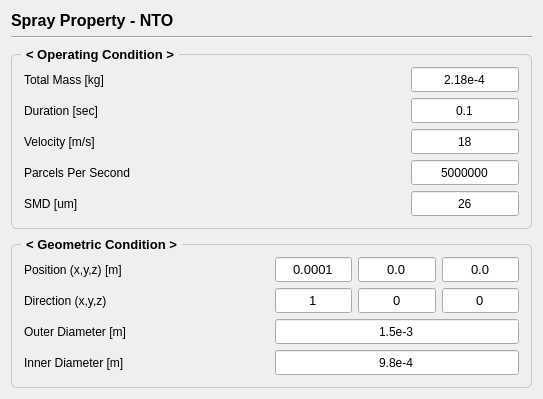
         <widget class="QWidget" name="page_nto">
          <layout class="QVBoxLayout" name="verticalLayout_4">
           <item>
            <widget class="QLabel" name="sprayMMH_2">
             <property name="font">
              <font>
               <pointsize>12</pointsize>
               <bold>true</bold>
              </font>
             </property>
             <property name="text">
              <string>Spray Property - NTO</string>
             </property>
            </widget>
           </item>
           <item>
            <widget class="Line" name="line_3">
             <property name="orientation">
              <enum>Qt::Orientation::Horizontal</enum>
             </property>
            </widget>
           </item>
           <item>
            <widget class="QGroupBox" name="groupBox_7">
             <property name="font">
              <font>
               <pointsize>10</pointsize>
               <bold>true</bold>
              </font>
             </property>
             <property name="styleSheet">
              <string notr="true">QGroupBox {
    border: 1px solid;
    border-radius: 6;
    margin-top: 9;
    border-color : #c8c8c8;
	padding: 3;   
}
QGroupBox::title {
    subcontrol-origin: margin;
    subcontrol-position: top left;
    left: 10;
    padding: 2 3;
}</string>
             </property>
             <property name="title">
              <string>&lt; Operating Condition &gt;</string>
             </property>
             <layout class="QGridLayout" name="gridLayout_4" columnstretch="1,0">
              <item row="4" column="0">
               <widget class="QLabel" name="label_14">
                <property name="font">
                 <font>
                  <pointsize>9</pointsize>
                  <bold>false</bold>
                 </font>
                </property>
                <property name="text">
                 <string>Parcels Per Second</string>
                </property>
               </widget>
              </item>
              <item row="0" column="0">
               <widget class="QLabel" name="label_7">
                <property name="font">
                 <font>
                  <pointsize>9</pointsize>
                  <bold>false</bold>
                 </font>
                </property>
                <property name="text">
                 <string>Total Mass [kg]</string>
                </property>
               </widget>
              </item>
              <item row="6" column="0">
               <widget class="QLabel" name="label_20">
                <property name="font">
                 <font>
                  <pointsize>9</pointsize>
                  <bold>false</bold>
                 </font>
                </property>
                <property name="text">
                 <string>SMD [um]</string>
                </property>
               </widget>
              </item>
              <item row="4" column="1">
               <widget class="QLineEdit" name="edit_spray_nto_4">
                <property name="minimumSize">
                 <size>
                  <width>0</width>
                  <height>25</height>
                 </size>
                </property>
                <property name="font">
                 <font>
                  <pointsize>9</pointsize>
                  <bold>false</bold>
                 </font>
                </property>
                <property name="text">
                 <string>5000000</string>
                </property>
                <property name="alignment">
                 <set>Qt::AlignmentFlag::AlignCenter</set>
                </property>
               </widget>
              </item>
              <item row="6" column="1">
               <widget class="QLineEdit" name="edit_spray_nto_5">
                <property name="minimumSize">
                 <size>
                  <width>0</width>
                  <height>25</height>
                 </size>
                </property>
                <property name="font">
                 <font>
                  <pointsize>9</pointsize>
                  <bold>false</bold>
                 </font>
                </property>
                <property name="text">
                 <string>26</string>
                </property>
                <property name="alignment">
                 <set>Qt::AlignmentFlag::AlignCenter</set>
                </property>
               </widget>
              </item>
              <item row="2" column="0">
               <widget class="QLabel" name="label_16">
                <property name="font">
                 <font>
                  <pointsize>9</pointsize>
                  <bold>false</bold>
                 </font>
                </property>
                <property name="text">
                 <string>Duration [sec]</string>
                </property>
               </widget>
              </item>
              <item row="3" column="1">
               <widget class="QLineEdit" name="edit_spray_nto_3">
                <property name="minimumSize">
                 <size>
                  <width>0</width>
                  <height>25</height>
                 </size>
                </property>
                <property name="font">
                 <font>
                  <pointsize>9</pointsize>
                  <bold>false</bold>
                 </font>
                </property>
                <property name="text">
                 <string>18</string>
                </property>
                <property name="alignment">
                 <set>Qt::AlignmentFlag::AlignCenter</set>
                </property>
               </widget>
              </item>
              <item row="2" column="1">
               <widget class="QLineEdit" name="edit_spray_nto_2">
                <property name="minimumSize">
                 <size>
                  <width>0</width>
                  <height>25</height>
                 </size>
                </property>
                <property name="font">
                 <font>
                  <pointsize>9</pointsize>
                  <bold>false</bold>
                 </font>
                </property>
                <property name="text">
                 <string>0.1</string>
                </property>
                <property name="alignment">
                 <set>Qt::AlignmentFlag::AlignCenter</set>
                </property>
               </widget>
              </item>
              <item row="0" column="1">
               <widget class="QLineEdit" name="edit_spray_nto_1">
                <property name="minimumSize">
                 <size>
                  <width>0</width>
                  <height>25</height>
                 </size>
                </property>
                <property name="font">
                 <font>
                  <pointsize>9</pointsize>
                  <bold>false</bold>
                 </font>
                </property>
                <property name="text">
                 <string>2.18e-4</string>
                </property>
                <property name="alignment">
                 <set>Qt::AlignmentFlag::AlignCenter</set>
                </property>
               </widget>
              </item>
              <item row="3" column="0">
               <widget class="QLabel" name="label_15">
                <property name="font">
                 <font>
                  <pointsize>9</pointsize>
                  <bold>false</bold>
                 </font>
                </property>
                <property name="text">
                 <string>Velocity [m/s]</string>
                </property>
               </widget>
              </item>
             </layout>
            </widget>
           </item>
           <item>
            <widget class="QGroupBox" name="groupBox_6">
             <property name="font">
              <font>
               <pointsize>10</pointsize>
               <bold>true</bold>
              </font>
             </property>
             <property name="styleSheet">
              <string notr="true">QGroupBox {
    border: 1px solid;
    border-radius: 6;
    margin-top: 9;
    border-color : #c8c8c8;
	padding: 3;   
}
QGroupBox::title {
    subcontrol-origin: margin;
    subcontrol-position: top left;
    left: 10;
    padding: 2 3;
}</string>
             </property>
             <property name="title">
              <string>&lt; Geometric Condition &gt;</string>
             </property>
             <layout class="QGridLayout" name="gridLayout_7" columnstretch="1,1">
              <item row="0" column="1">
               <layout class="QHBoxLayout" name="horizontalLayout_6">
                <item>
                 <widget class="QLineEdit" name="edit_spray_nto_6">
                  <property name="minimumSize">
                   <size>
                    <width>0</width>
                    <height>25</height>
                   </size>
                  </property>
                  <property name="font">
                   <font>
                    <pointsize>10</pointsize>
                   </font>
                  </property>
                  <property name="text">
                   <string>0.0001</string>
                  </property>
                  <property name="alignment">
                   <set>Qt::AlignmentFlag::AlignCenter</set>
                  </property>
                 </widget>
                </item>
                <item>
                 <widget class="QLineEdit" name="edit_spray_nto_7">
                  <property name="minimumSize">
                   <size>
                    <width>0</width>
                    <height>25</height>
                   </size>
                  </property>
                  <property name="font">
                   <font>
                    <pointsize>10</pointsize>
                   </font>
                  </property>
                  <property name="text">
                   <string>0.0</string>
                  </property>
                  <property name="alignment">
                   <set>Qt::AlignmentFlag::AlignCenter</set>
                  </property>
                 </widget>
                </item>
                <item>
                 <widget class="QLineEdit" name="edit_spray_nto_8">
                  <property name="minimumSize">
                   <size>
                    <width>0</width>
                    <height>25</height>
                   </size>
                  </property>
                  <property name="font">
                   <font>
                    <pointsize>10</pointsize>
                   </font>
                  </property>
                  <property name="text">
                   <string>0.0</string>
                  </property>
                  <property name="alignment">
                   <set>Qt::AlignmentFlag::AlignCenter</set>
                  </property>
                 </widget>
                </item>
               </layout>
              </item>
              <item row="0" column="0">
               <widget class="QLabel" name="label_26">
                <property name="font">
                 <font>
                  <pointsize>9</pointsize>
                  <bold>false</bold>
                 </font>
                </property>
                <property name="text">
                 <string>Position (x,y,z) [m]</string>
                </property>
               </widget>
              </item>
              <item row="4" column="0">
               <widget class="QLabel" name="label_28">
                <property name="font">
                 <font>
                  <pointsize>9</pointsize>
                  <bold>false</bold>
                 </font>
                </property>
                <property name="text">
                 <string>Inner Diameter [m]</string>
                </property>
               </widget>
              </item>
              <item row="2" column="0">
               <widget class="QLabel" name="label_25">
                <property name="font">
                 <font>
                  <pointsize>9</pointsize>
                  <bold>false</bold>
                 </font>
                </property>
                <property name="text">
                 <string>Direction (x,y,z)</string>
                </property>
               </widget>
              </item>
              <item row="4" column="1">
               <widget class="QLineEdit" name="edit_spray_nto_13">
                <property name="minimumSize">
                 <size>
                  <width>0</width>
                  <height>25</height>
                 </size>
                </property>
                <property name="font">
                 <font>
                  <pointsize>9</pointsize>
                  <bold>false</bold>
                 </font>
                </property>
                <property name="text">
                 <string>9.8e-4</string>
                </property>
                <property name="alignment">
                 <set>Qt::AlignmentFlag::AlignCenter</set>
                </property>
               </widget>
              </item>
              <item row="3" column="0">
               <widget class="QLabel" name="label_27">
                <property name="font">
                 <font>
                  <pointsize>9</pointsize>
                  <bold>false</bold>
                 </font>
                </property>
                <property name="text">
                 <string>Outer Diameter [m]</string>
                </property>
               </widget>
              </item>
              <item row="2" column="1">
               <layout class="QHBoxLayout" name="horizontalLayout_7">
                <item>
                 <widget class="QLineEdit" name="edit_spray_nto_9">
                  <property name="minimumSize">
                   <size>
                    <width>0</width>
                    <height>25</height>
                   </size>
                  </property>
                  <property name="font">
                   <font>
                    <pointsize>10</pointsize>
                   </font>
                  </property>
                  <property name="text">
                   <string>1</string>
                  </property>
                  <property name="alignment">
                   <set>Qt::AlignmentFlag::AlignCenter</set>
                  </property>
                 </widget>
                </item>
                <item>
                 <widget class="QLineEdit" name="edit_spray_nto_10">
                  <property name="minimumSize">
                   <size>
                    <width>0</width>
                    <height>25</height>
                   </size>
                  </property>
                  <property name="font">
                   <font>
                    <pointsize>10</pointsize>
                   </font>
                  </property>
                  <property name="text">
                   <string>0</string>
                  </property>
                  <property name="alignment">
                   <set>Qt::AlignmentFlag::AlignCenter</set>
                  </property>
                 </widget>
                </item>
                <item>
                 <widget class="QLineEdit" name="edit_spray_nto_11">
                  <property name="minimumSize">
                   <size>
                    <width>0</width>
                    <height>25</height>
                   </size>
                  </property>
                  <property name="font">
                   <font>
                    <pointsize>10</pointsize>
                   </font>
                  </property>
                  <property name="text">
                   <string>0</string>
                  </property>
                  <property name="alignment">
                   <set>Qt::AlignmentFlag::AlignCenter</set>
                  </property>
                 </widget>
                </item>
               </layout>
              </item>
              <item row="3" column="1">
               <widget class="QLineEdit" name="edit_spray_nto_12">
                <property name="minimumSize">
                 <size>
                  <width>0</width>
                  <height>25</height>
                 </size>
                </property>
                <property name="font">
                 <font>
                  <pointsize>9</pointsize>
                  <bold>false</bold>
                 </font>
                </property>
                <property name="text">
                 <string>1.5e-3</string>
                </property>
                <property name="alignment">
                 <set>Qt::AlignmentFlag::AlignCenter</set>
                </property>
               </widget>
              </item>
             </layout>
            </widget>
           </item>
           <item>
            <spacer name="verticalSpacer_3">
             <property name="orientation">
              <enum>Qt::Orientation::Vertical</enum>
             </property>
             <property name="sizeHint" stdset="0">
              <size>
               <width>0</width>
               <height>0</height>
              </size>
             </property>
            </spacer>
           </item>
          </layout>
         </widget>
